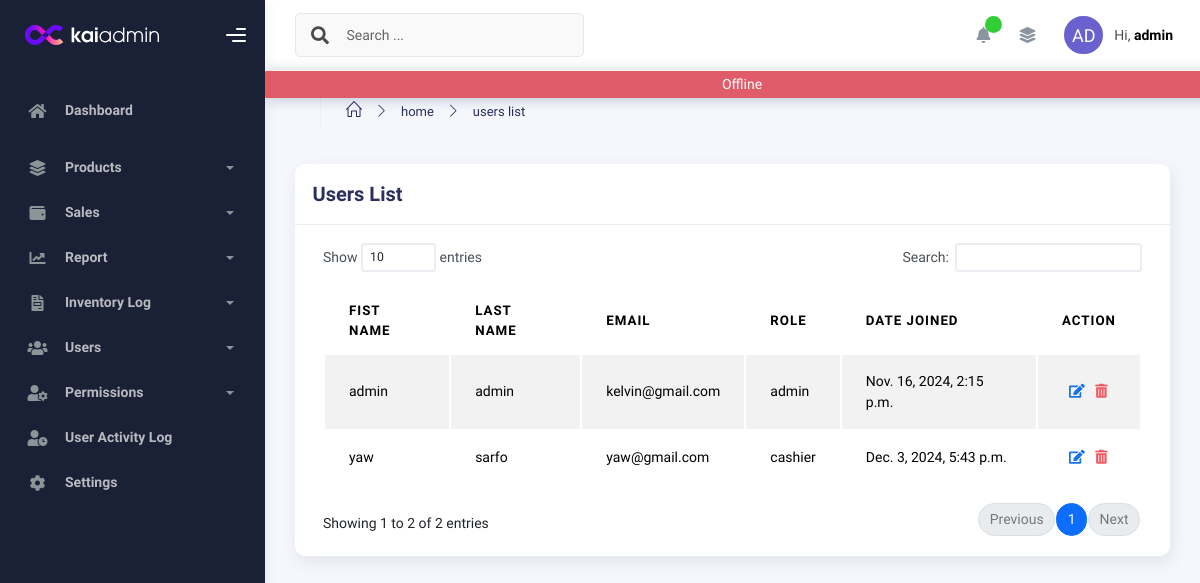
Before: /users/list/ (signed in) with the older database file.
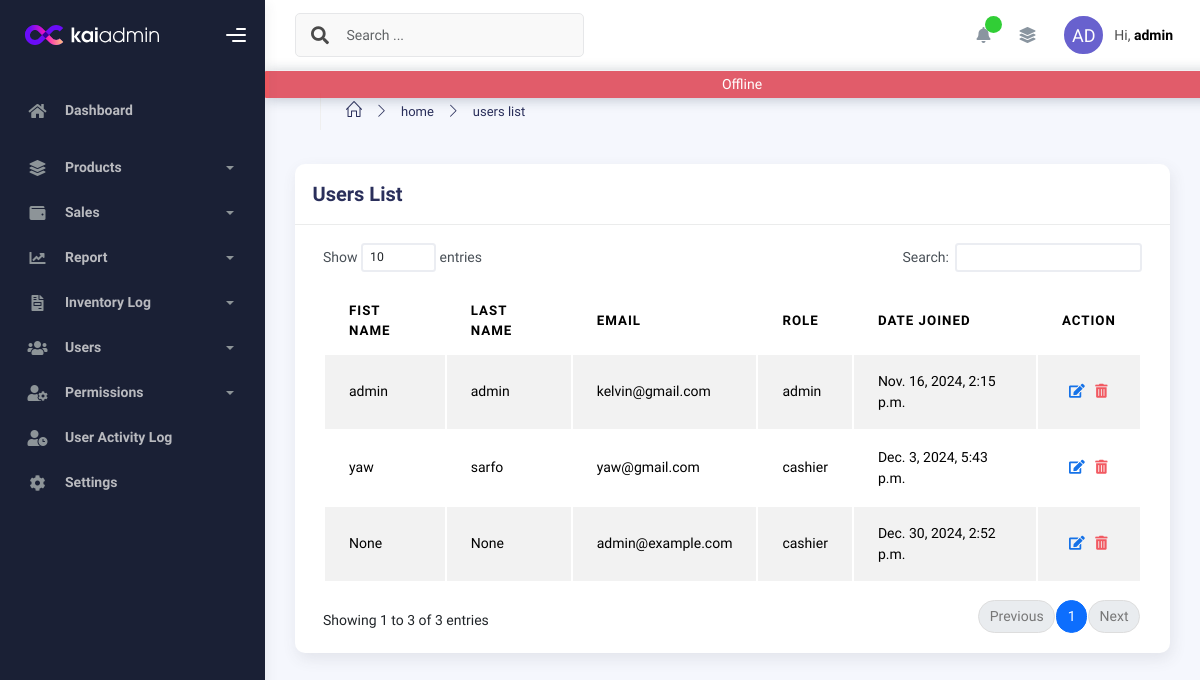
After: the same page with the newer database file.
### authentication/models.py (models this page shows, shortened)
class CustomUser(AbstractBaseUser, PermissionsMixin):
    email = models.EmailField(unique=True,null=True)
    first_name = models.CharField(max_length=30, blank=True,null=True)
    last_name = models.CharField(max_length=30, blank=True,null=True)
    is_active = models.BooleanField(default=True)
    is_staff = models.BooleanField(default=False)  # Allows admin access to the admin site
    date_joined = models.DateTimeField(auto_now_add=True)
    role = models.CharField(max_length=10, choices=ROLE_CHOICES, default='cashier')
    objects = CustomUserManager()
    USERNAME_FIELD = 'email'
    REQUIRED_FIELDS = []

### users/views.py (the view)
# urls.py: path("list/",UserListView.as_view(),name="userslist") ,
class UserListView(LoginRequiredMixin,ListView):
    model=CustomUser
    template_name="users/userlist.html"
    context_object_name="users"

### pos/utils/context_processors.py (called while the page is built)
def app_permissions(request):
    if request.user.is_authenticated:
        user_groups = request.user.groups.all()
        group_permissions = Permission.objects.filter(group__in=user_groups)
        permissions = group_permissions.values_list('content_type__app_label', 'codename')
        permissions_dict = {}
        for app_label, codename in permissions:
            permissions_dict.setdefault(app_label, []).append(codename)
        return {"user_app_permissions": permissions_dict}
    return {"user_app_permissions": {}}

### users/templates/users/userlist.html (shortened to what this page needs)
{% extends "pos/layout.html" %}
{% block content %}
<div class="container">
    <div class="page-inner">
      <div class="page-header">
        <ul class="breadcrumbs mb-3">
          <li class="nav-home">
            <a href="#">
              <i class="icon-home"></i>
            </a>
          </li>
          <li class="separator">
            <i class="icon-arrow-right"></i>
          </li>
          <li class="nav-item">
            <a href="{% url 'dashboard:dashboardpage' %}">home</a>
          </li>
          <li class="separator">
            <i class="icon-arrow-right"></i>
          </li>
          <li class="nav-item">
            <a href="">users list</a>
          </li>
        </ul>
      </div>
      <div class="row">
        <div class="col-md-12">
          <div class="card">
            <div class="card-header">
              <h4 class="card-title">Users List</h4>
            </div>
            <div class="card-body">
              <div class="table-responsive">
                <table
                  id="basic-datatables"
                  class="display table table-striped table-hover"
                >
                  <thead>
                    <tr>
                      <th>Fist Name</th>
                      <th>Last Name</th>
                      <th>Email</th>
                      <th>Role</th>
                      <th>Date Joined</th>
                      <th>Action</th>
                    </tr>
                  </thead>
                  <tbody>
                    {% for user in users %}
                    <tr>
                        <td>{{ user.first_name }}</td>
                        <td>{{ user.last_name }}</td>
                        <td>{{ user.email }}</td>
                        <td>{{ user.role }}</td>
                        <td>{{ user.date_joined }}</td>
                        <td>
                          <a  class="text-primary mx-2"  data-bs-toggle="tooltip" title="edit user" href="{% url 'users:editusers' user.id %}"><i class="fa fa-edit"></i></a>
                          <a  class="delete-button text-danger"
                          data-product-id="{{ user.id }}"
                          data-product-name="{{ user.first_name }} {{user.last_name}}"
                          style="cursor: pointer;"
                          data-bs-toggle="modal"
                          data-bs-target="#deleteModal">
                           <i  data-bs-toggle="tooltip" title="delete" class="fas fa-trash-alt"></i>
                       </a>
                        </td>
                    </tr>
                {% empty %}
                    <tr>
                        <td colspan="5">No users available.</td>
                    </tr>
                {% endfor %}
                  </tbody>
                </table>
              </div>
            </div>
          </div>
        </div>
      </div>
    </div>
  </div>
{% endblock %}

### pos/templates/pos/layout.html (shortened to what the changed rows need)
<!DOCTYPE html>
<html lang="en">
  <head>
    {%load static %}
    <link rel="stylesheet" href="{% static 'assets/css/bootstrap.min.css' %}" />
    <link rel="stylesheet" href="{% static 'assets/css/plugins.min.css' %} " />
    <link rel="stylesheet" href="{% static 'assets/css/kaiadmin.min.css' %}" />
<link rel="stylesheet" href="{% static 'assets/js/select/select2.min.css' %}">
    <link rel="stylesheet" href="{% static 'assets/css/demo.css' %}" />
  </head>
  <body>
    <div class="wrapper">
      <div class="main-panel">
        <div class="main-header">
          <nav
            class="navbar navbar-header navbar-header-transparent navbar-expand-lg border-bottom"
          >
            <div class="container-fluid">
              <ul class="navbar-nav topbar-nav ms-md-auto align-items-center">
                <li class="nav-item topbar-user dropdown hidden-caret">
                  <a
                    class="dropdown-toggle profile-pic"
                    data-bs-toggle="dropdown"
                    href="#"
                    aria-expanded="false"
                  >
                    <span class="profile-username">
                      <span class="op-7">Hi,</span>
                      <span class="fw-bold">{{user.first_name}}</span>
                    </span>
                  </a>
                </li>
              </ul>
            </div>
          </nav>
      </div>
      {% block content %}{% endblock %}
</div>
    </div>
  </body>
</html>

Changed rows visible on the page:
added CustomUser: first_name "None", last_name "None", email "admin@example.com", role "cashier", date_joined "Dec. 30, 2024, 2:52 p.m."
Other visible differences:
text written by a page script: "Show entries Search: Showing 1 to 2 of 2 entries Previous 1 Next" → "Show entries Search: Showing 1 to 3 of 3 entries Previous 1 Next"
